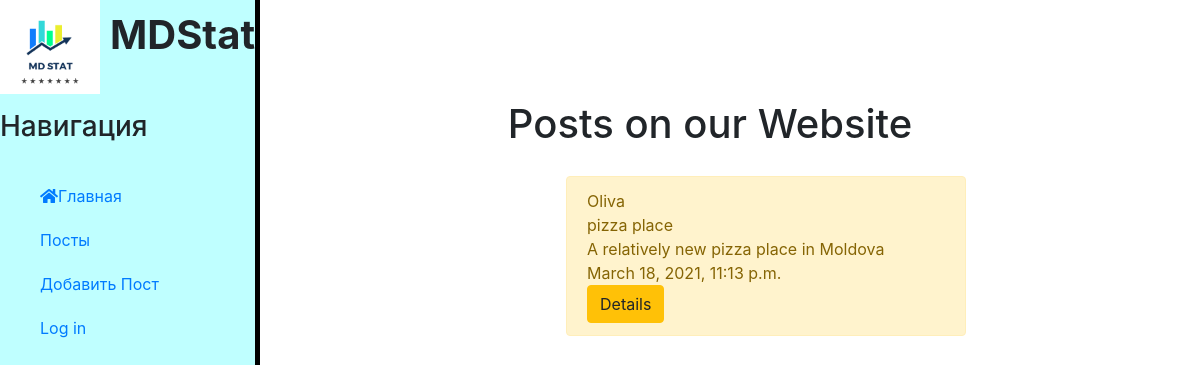
The app's page /posts/, older data.
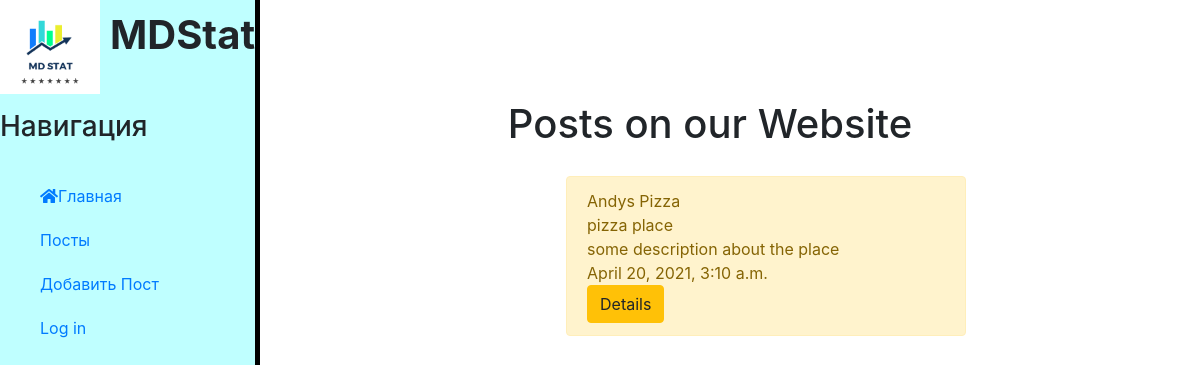
The same page, newer data.
### posts/models.py (models this page shows, shortened)
class Post(models.Model):
	title = models.CharField('Title',max_length=150, default='Title')
	anons = models.CharField('Anons',max_length=250)
	full_text = models.TextField('Text')
	author = models.ForeignKey(User, on_delete = models.CASCADE,  null = True)
	date = models.DateTimeField('Date',auto_now_add=True)
	class Meta:
		verbose_name = 'Post'
		verbose_name_plural = 'Posts'

### posts/views.py (the view)
# urls.py: path('', views.posts_home, name='posts_home'),
def posts_home(request):
	posts = Post.objects.order_by('-date')
	data = {
		'posts':posts,
	}
	return render(request,'posts/posts_home.html',data)

### posts/templates/posts/posts_home.html (shortened to what this page needs)
{% extends 'polls/detail.html' %}
{% block content %}
<div class="features">
	<h1>Posts on our Website</h1>
	{% if posts %}
		{% for post in posts %}
		<div class = "alert alert-warning">
			{{post.title}}<br>
			{{post.anons}}<br>
			{{post.full_text}}<br>
			{{post.date}}<br>
			<a href="{% url 'posts:post_details' post.id %}" class="btn btn-warning">Details</a>
		</div>
		{% endfor %}
	{% else %}
		<p>No posts yet!</p>
	{% endif %}
</body>
{% endblock %}

### polls/templates/polls/detail.html (shortened to what this page needs)
{% load static %}
<!DOCTYPE html>
<html lang="en">
<head>
    <link rel="stylesheet" href="https://stackpath.bootstrapcdn.com/bootstrap/4.5.2/css/bootstrap.min.css">
    <link rel="stylesheet" href="{% static 'polls/css/main.css' %}">
    <link rel="stylesheet" href="https://use.fontawesome.com/releases/v5.8.2/css/all.css">
</head>
<body>
	<aside>
		<img src="{% static 'polls/img/logo.png' %}" alt="Logo">
		<span class="logo">MDStat</span>
		<h3>Навигация</h3>
		<ul>
			<a href="{% url 'polls:index' %}"><li><i class="fas fa-home"></i>Главная</li></a>
			<a href="{% url 'posts:posts_home'%}"><li>Посты</li></a>
			<a href="{% url 'posts:create_post' %}"><li>Добавить Пост</li></a>
			{% if user.is_authenticated %}
				<a href="{% url 'logout' %}"><li>Log out</li></a>
			{% else %}
				<a href="{% url 'login' %}"><li>Log in</li></a>
			{% endif %}
		</ul>
	</aside>
	<main>
		{% block content %}
		{% endblock %}
</body>
</html>

### polls/static/polls/css/main.css (style rules this page uses)
body { background: white; }
aside { float: left; background: #BFFFFF; width: 20% padding: 2.5%; height: 100vh; border-right: 5px solid black; }
aside img { width: 100px; float: left; }
aside .logo { font-size: 40px; margin-left: 10px; font-weight: bold; position: relative; top: +5px; }
aside h3 { margin-top: 50px; font-size: 28px; }
aside ul { list-style: none; margin-top: 40px; }
aside ul li { display: block; margin-top: 20px; transition: transform .6s ease; }
main .features { float: left; margin-top: 100px; text-align: center; width: 75%; }
.alert-warning { float: left; clear: both; width: 400px; margin: 20px 34%; text-align: left; }

Row changes from the older to the newer data that the page shows:
removed Post: title "Oliva", anons "pizza place", full_text "A relatively new pizza place in Moldova", date "March 18, 2021, 11:13 p.m."
added Post: title "Andys Pizza", anons "pizza place", full_text "some description about the place", date "April 20, 2021, 3:10 a.m."
